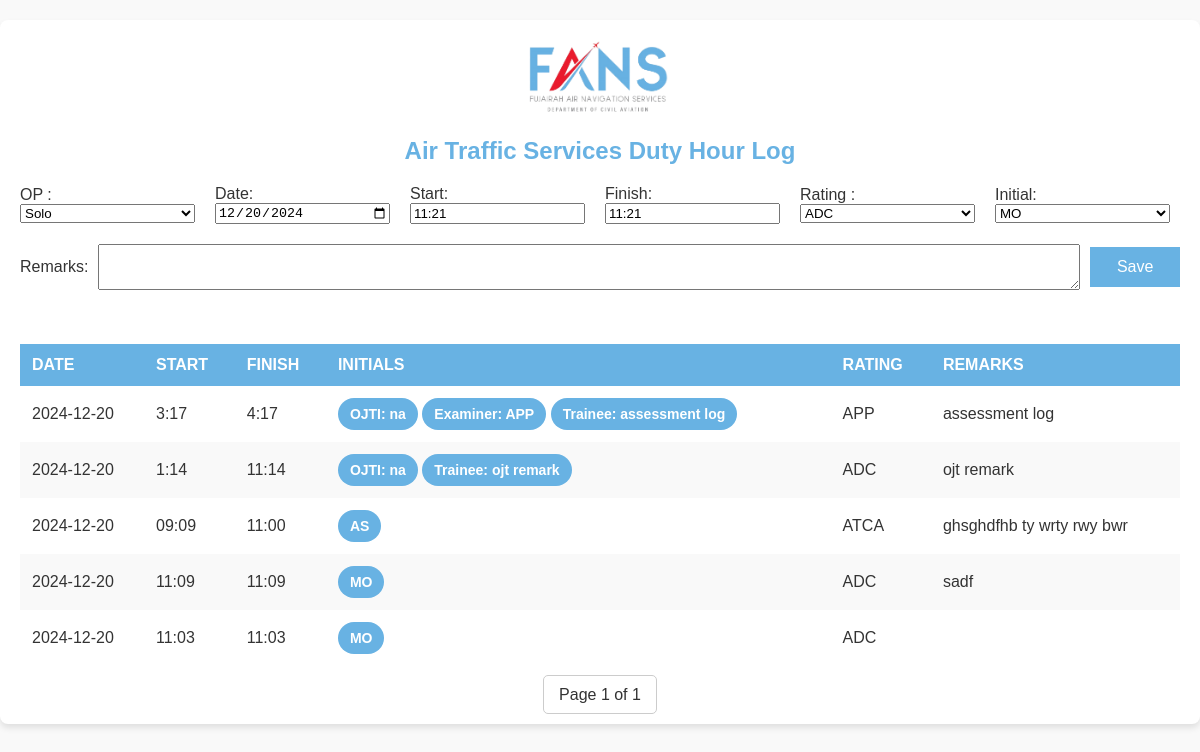
Page /new_ats_log_solo on the committed database.
### tables this page shows
CREATE TABLE ats_log (
                id INTEGER PRIMARY KEY AUTOINCREMENT,
                date TEXT,
                date_ts INTEGER,
                start TEXT,
                start_ts INTEGER,
                finish TEXT,
                finish_ts INTEGER,
                initial TEXT,
                rating TEXT,
                remarks TEXT,
                ojti TEXT,
                examiner TEXT,
                trainee TEXT,
                op TEXT
            );

### app.py (the view, shortened to what this page needs)
@app.route('/new_ats_log_solo', methods=['GET', 'POST'])
def new_ats_log_solo():
    current_date = datetime.now(timezone.utc).strftime('%Y-%m-%d')
    current_utc_time = datetime.now(timezone.utc).strftime('%H:%M')  # Ensure 24-hour format
    options = ['Solo', 'OJT', 'Assessment']
    ratings = ['ADC','APP','APS','ATCA']
    initials = ['MO', 'AI', 'MS', 'AD', 'AL', 'AN', 'AS', 'AV', 'HA', 'HI', 'KR', 'MY', 'NA', 'AM', 'AR', 'MZ', 'MM', 'KS', 'SE', 'BI', 'SK', 'SH', 'BR', 'AB', 'LB', 'ME', 'MR', 'AO', 'MA']
    logs, page, total_pages = get_logs_n_pagination_data()
    return render_template('new_ats_log_solo.html', date=current_date, time=current_utc_time, ratings=ratings, initials=initials, options=options, logs=logs, page=page, total_pages=total_pages)

### app.py (called while the page is built)
def get_logs_n_pagination_data():
    page = request.args.get('page', 1, type=int)
    offset = (page - 1) * per_page
    with sqlite3.connect(DATABASE) as conn:
        cursor = conn.cursor()
        cursor.execute('''
            SELECT id, date, date_ts, start, start_ts, finish, finish_ts, initial, rating, remarks, ojti, examiner, trainee, op
            FROM ats_log ORDER BY id DESC
            LIMIT ? OFFSET ?
        ''', (per_page, offset))
        logs = cursor.fetchall()
        cursor.execute('SELECT COUNT(*) FROM ats_log')
        total_logs = cursor.fetchone()[0]
    total_pages = (total_logs + per_page - 1) // per_page
    return logs, page, total_pages

### templates/new_ats_log_solo.html (shortened to what this page needs)
<!DOCTYPE html>
<html lang="en">
<head>
    <link rel="stylesheet" href="/static/styles.css">
</head>
<body>
    <div class="container">
        <img src="/static/logo.png" alt="FANS Logo" class="logo">
        <h1>Air Traffic Services Duty Hour Log</h1>
        <form method="POST" action="/new_ats_log_solo">
            <div class="form-row">
                <div class="form-group">
                    <label for="option">OP :</label>
                    <select id="option" name="option" required onchange="opSelected(this)">
                        {% for option in options %}
                            <option value="{{ option }}">{{ option }}</option>
                        {% endfor %}
                    </select>
                </div>
                <div class="form-group">
                    <label for="date">Date:</label>
                    <input type="date" id="date" name="date" value="{{ date }}" required>
                </div>
                <div class="form-group">
                    <label for="start">Start:</label>
                    <input type="text" id="start" name="start" value="{{ time }}" required>
                </div>
                <div class="form-group">
                    <label for="finish">Finish:</label>
                    <input type="text" id="finish" name="finish" value="{{ time }}" required>
                </div>
                <div class="form-group">
                    <label for="rating">Rating :</label>
                    <select id="rating" name="rating" required>
                        {% for rating in ratings %}
                            <option value="{{ rating }}">{{ rating }}</option>
                        {% endfor %}
                    </select>
                </div>
                <div class="form-group">
                    <label for="initials">Initial:</label>
                    <select id="initials" name="initials" required>
                        {% for initial in initials %}
                            <option value="{{ initial }}">{{ initial }}</option>
                        {% endfor %}
                    </select>
                </div>
            </div>
            <div class="remarks-row">
                <label for="remarks">Remarks:</label>
                <textarea id="remarks" name="remarks"></textarea>
                <button type="submit" class="submit-btn">Save</button>
            </div>
        </form>
        <br><br><br>
        <table>
            <thead>
                <tr>
                    <th>Date</th>
                    <th>Start</th>
                    <th>Finish</th>
                    <th>Initials</th>
                    <th>Rating</th>
                    <th>Remarks</th>
                </tr>
            </thead>
            <tbody>
                {% for log in logs %}
                <tr>
                    <td style="width: 100px;">{{ log[1] }}</td>
                    <td>{{ log[3] }}</td>
                    <td>{{ log[5] }}</td>
                    <td>
                        {% if log[13] == "Solo" %}
                        <span class="chip">{{ log[7] }}</span>
                        {% elif log[13] == "OJT" %}
                        <span class="chip">OJTI: {{ log[7] }}</span>
                        <span class="chip">Trainee: {{ log[9] }}</span>
                        {% elif log[13] == "Assessment" %}
                        <span class="chip">OJTI: {{ log[7] }}</span>
                        <span class="chip">Examiner: {{ log[8] }}</span>
                        <span class="chip">Trainee: {{ log[9] }}</span>
                        {% endif %}
                    </td>
                    <td>{{ log[8] }}</td>
                    <td>{{ log[9] }}</td>
                </tr>
                {% endfor %}
            </tbody>
        </table>
        <div class="pagination">
            <span>Page {{ page }} of {{ total_pages }}</span>
        </div>
    </div>
</body>
</html>

### static/styles.css (style rules this page uses)
body { font-family: Arial, sans-serif; background-color: #f9f9f9; color: #333; margin: 0; padding: 0; }
.container { max-width: 1200px; margin: 20px auto; padding: 20px; background: #ffffff; border-radius: 8px; box-shadow: 0 4px 6px rgba(0, 0, 0, 0.1); }
.logo { display: block; margin: 0 auto 20px; width: 150px; }
h1 { text-align: center; color: #68B2E3; font-size: 24px; margin-bottom: 20px; }
.form-row { display: flex; justify-content: space-between; gap: 10px; margin-bottom: 20px; }
.form-group { flex: 1; display: flex; flex-direction: column; min-width: 120px; }
textarea { flex: 7; height: 40px; resize: vertical; margin: 0; }
.submit-btn { flex: 0.5; height: 40px; background-color: #68B2E3; color: white; border: none; padding: 10px; font-size: 16px; cursor: pointer; text-align: center; }
table { width: 100%; border-collapse: collapse; margin-bottom: 20px; }
table th, table td { padding: 12px; text-align: left; }
table thead th { background-color: #68B2E3; color: white; text-transform: uppercase; }
table tbody tr:nth-child(even) { background-color: #f9f9f9; }
.chip { display: inline-block; padding: 8px 12px; font-size: 14px; font-weight: bold; color: white; border-radius: 16px; background-color: #68B2E3; }
.pagination { text-align: center; margin-top: 20px; }
.pagination span { color: #333; padding: 10px 15px; margin: 0 5px; border: 1px solid #ccc; border-radius: 5px; }
.form-row { display: flex; align-items: center; gap: 10px; }
.form-group { flex: 1; margin-right: 10px; }
.remarks-row { display: flex; align-items: center; gap: 10px; margin-top: 10px; }

### rows in the picture
ats_log: date "2024-12-20", start "3:17", finish "4:17", initial "na", rating "APP", remarks "assessment log"
ats_log: date "2024-12-20", start "1:14", finish "11:14", initial "na", remarks "ojt remark", rating "ADC"
ats_log: date "2024-12-20", start "09:09", finish "11:00", initial "AS", rating "ATCA", remarks "ghsghdfhb ty wrty rwy bwr"
ats_log: date "2024-12-20", start "11:09", finish "11:09", initial "MO", rating "ADC", remarks "sadf"
ats_log: date "2024-12-20", start "11:03", finish "11:03", initial "MO", rating "ADC"

### other values in the picture
{{ page }} "1"
{{ total_pages }} "1"
form field option "Solo"
form field rating "ADC"
form field initials "MO"
